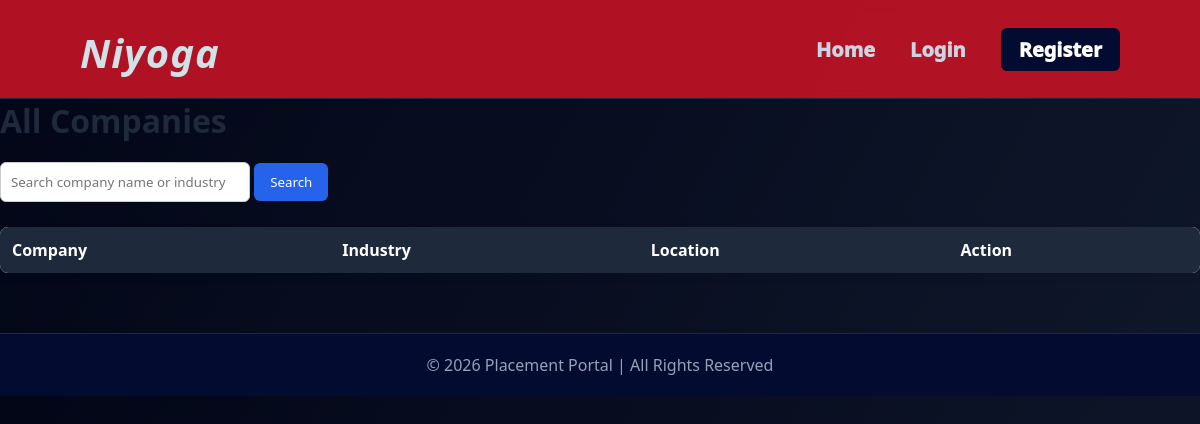
/admin/companies, run on an earlier commit of the app's database.
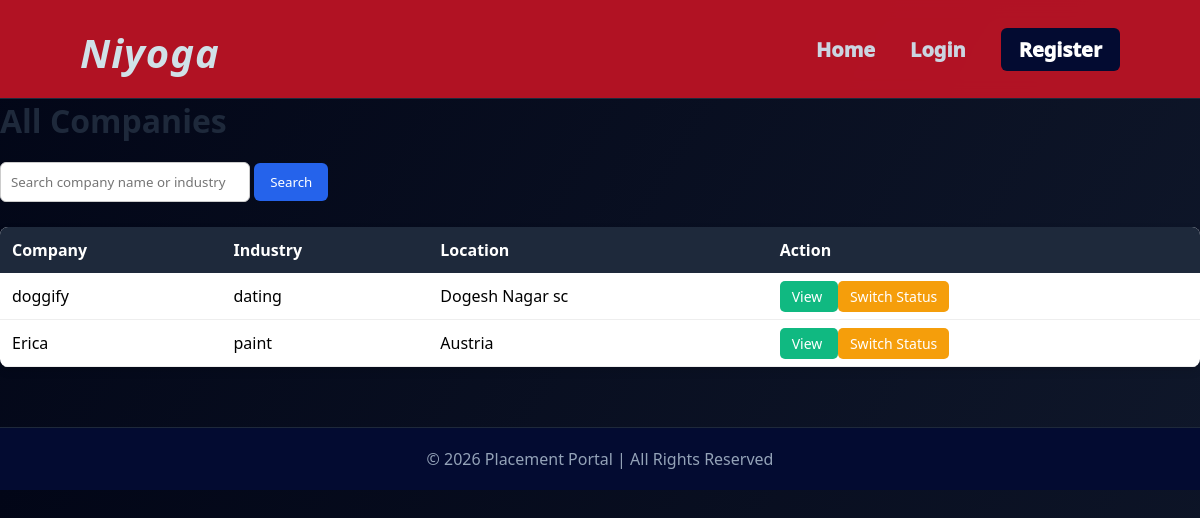
And on a later commit of the database.
### app.py (models this page shows)
class CompanyProfile(db.Model):
    __tablename__ = "company_profiles"
    id = db.Column(db.Integer, primary_key=True)
    user_id = db.Column(
        db.Integer,
        db.ForeignKey("users.id"),
        nullable=False,
        unique= True
    )
    company_name = db.Column(db.String(150))
    industry = db.Column(db.String(200))
    website = db.Column(db.String(200))
    location = db.Column(db.String(200))
    hr_contact = db.Column(db.String(15))
    user = db.relationship("Users", back_populates="company_profile")
    jobs = db.relationship(
        "Job",
        back_populates="company"
    )

### app.py (the view)
@app.route("/admin/companies")
def view_companies():
    search = request.args.get("search")
    query = CompanyProfile.query
    if search:
        query = query.filter(
            (CompanyProfile.company_name.ilike(f"%{search}%")) |
            (CompanyProfile.industry.ilike(f"%{search}%"))
        )
    companies = query.all()
    return render_template("admin_companies.html", companies=companies)

### templates/admin_companies.html (shortened to what this page needs)
{% extends "base.html" %}
{% block content %}
<h2 class="page-title">All Companies</h2>
<form method="GET" action="/admin/companies" class="search-form">
    <input type="text" name="search"
    placeholder="Search company name or industry">
    <button type="submit">Search</button>
</form>
<table class="company-table">
<tr>
<th>Company</th>
<th>Industry</th>
<th>Location</th>
<th>Action</th>
</tr>
{% for c in companies %}
<tr>
<td>{{ c.company_name }}</td>
<td>{{ c.industry }}</td>
<td>{{ c.location }}</td>
<td>
<a class="action-btn view-btn"
href="/admin/company/{{ c.user_id }}">
View
</a>
<a class="action-btn switch-btn"
href="/admin/user/{{ c.user_id }}/switch">
Switch Status
</a>
</td>
</tr>
{% endfor %}
</table>
{% endblock %}

What changed in the data, as far as the page shows it:
added CompanyProfile: company_name "doggify", industry "dating", location "Dogesh Nagar sc"
added CompanyProfile: company_name "Erica", industry "paint", location "Austria"
